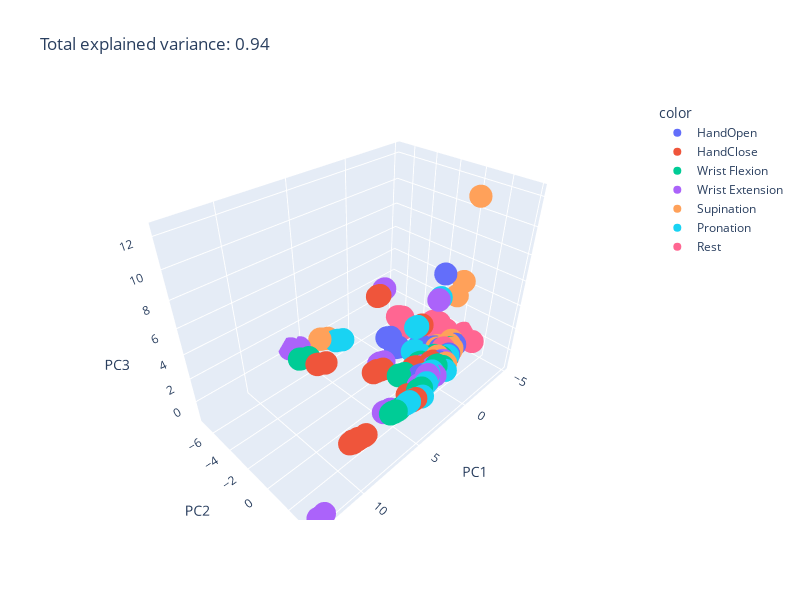

This figure's notebook cell:
### Code cell
total_var = pca.explained_variance_ratio_.sum()
fig = px.scatter_3d(components, x=0, y=1, z=2, color=y, title=f'Total explained variance: {total_var:.2f}', 
                    labels={'0': 'PC1', '1': 'PC2', '2': 'PC3', '3': 'PC4', '4': 'PC5'}, width=800, height=600)
fig.show()

### Figure 1 — Plotly figure (JSON) as saved in the notebook; plotly's stock layout.template omitted (floating-point values rounded to 4 significant figures; data arrays with more than 128 entries replaced by an {"elided": "..."} marker saying what was removed)
{"data": [{"hovertemplate": "color=HandOpen<br>PC1=%{x}<br>PC2=%{y}<br>PC3=%{z}<extra></extra>", "legendgroup": "HandOpen", "marker": {"color": "#636efa", "symbol": "circle"}, "mode": "markers", "name": "HandOpen", "scene": "scene", "showlegend": true, "type": "scatter3d", "x": {"elided": "264 float values"}, "y": {"elided": "264 float values"}, "z": {"elided": "264 float values"}}, {"hovertemplate": "color=HandClose<br>PC1=%{x}<br>PC2=%{y}<br>PC3=%{z}<extra></extra>", "legendgroup": "HandClose", "marker": {"color": "#EF553B", "symbol": "circle"}, "mode": "markers", "name": "HandClose", "scene": "scene", "showlegend": true, "type": "scatter3d", "x": {"elided": "264 float values"}, "y": {"elided": "264 float values"}, "z": {"elided": "264 float values"}}, {"hovertemplate": "color=Wrist Flexion<br>PC1=%{x}<br>PC2=%{y}<br>PC3=%{z}<extra></extra>", "legendgroup": "Wrist Flexion", "marker": {"color": "#00cc96", "symbol": "circle"}, "mode": "markers", "name": "Wrist Flexion", "scene": "scene", "showlegend": true, "type": "scatter3d", "x": {"elided": "264 float values"}, "y": {"elided": "264 float values"}, "z": {"elided": "264 float values"}}, {"hovertemplate": "color=Wrist Extension<br>PC1=%{x}<br>PC2=%{y}<br>PC3=%{z}<extra></extra>", "legendgroup": "Wrist Extension", "marker": {"color": "#ab63fa", "symbol": "circle"}, "mode": "markers", "name": "Wrist Extension", "scene": "scene", "showlegend": true, "type": "scatter3d", "x": {"elided": "264 float values"}, "y": {"elided": "264 float values"}, "z": {"elided": "264 float values"}}, {"hovertemplate": "color=Supination<br>PC1=%{x}<br>PC2=%{y}<br>PC3=%{z}<extra></extra>", "legendgroup": "Supination", "marker": {"color": "#FFA15A", "symbol": "circle"}, "mode": "markers", "name": "Supination", "scene": "scene", "showlegend": true, "type": "scatter3d", "x": {"elided": "264 float values"}, "y": {"elided": "264 float values"}, "z": {"elided": "264 float values"}}, {"hovertemplate": "color=Pronation<br>PC1=%{x}<br>PC2=%{y}<br>PC3=%{z}<extra></extra>", "legendgroup": "Pronation", "marker": {"color": "#19d3f3", "symbol": "circle"}, "mode": "markers", "name": "Pronation", "scene": "scene", "showlegend": true, "type": "scatter3d", "x": {"elided": "264 float values"}, "y": {"elided": "264 float values"}, "z": {"elided": "264 float values"}}, {"hovertemplate": "color=Rest<br>PC1=%{x}<br>PC2=%{y}<br>PC3=%{z}<extra></extra>", "legendgroup": "Rest", "marker": {"color": "#FF6692", "symbol": "circle"}, "mode": "markers", "name": "Rest", "scene": "scene", "showlegend": true, "type": "scatter3d", "x": {"elided": "264 float values"}, "y": {"elided": "264 float values"}, "z": {"elided": "264 float values"}}], "layout": {"height": 600, "legend": {"title": {"text": "color"}, "tracegroupgap": 0}, "scene": {"domain": {"x": [0, 1], "y": [0, 1]}, "xaxis": {"title": {"text": "PC1"}}, "yaxis": {"title": {"text": "PC2"}}, "zaxis": {"title": {"text": "PC3"}}}, "title": {"text": "Total explained variance: 0.94"}, "width": 800}}
